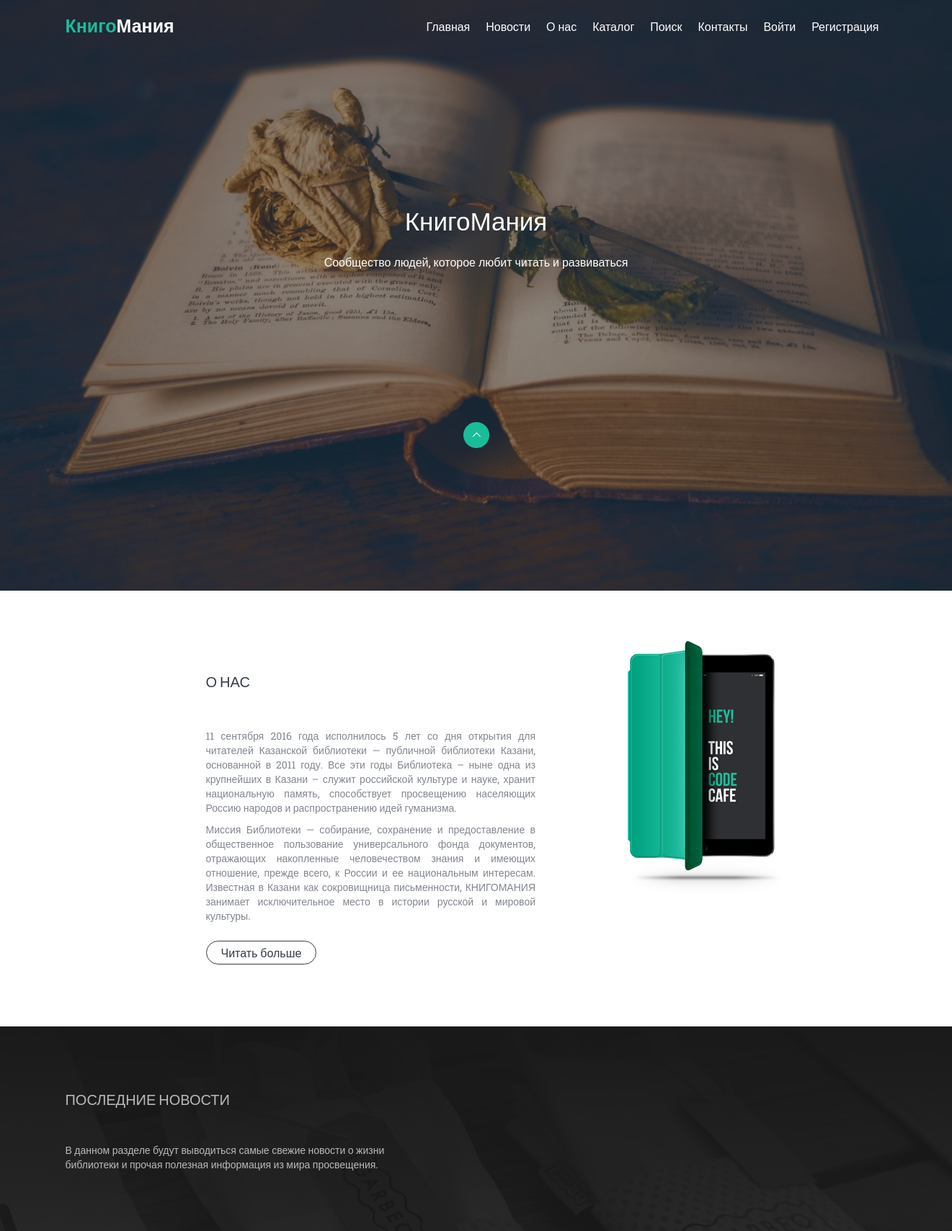
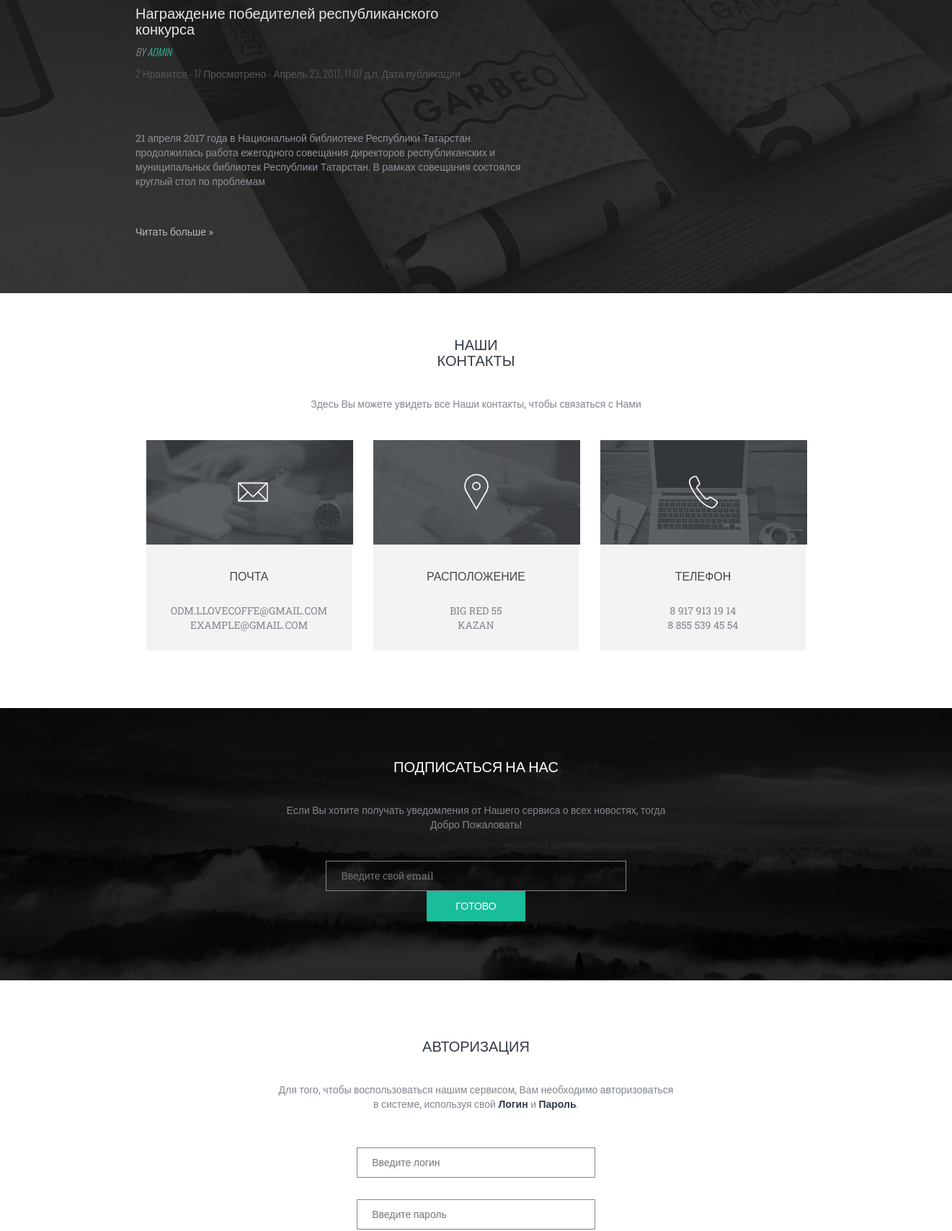
The page / (upper part) on the database its author committed (2 pictures, top to bottom).
### news/models.py (models this page shows, shortened)
class News(models.Model):
    title = models.CharField(max_length=50, verbose_name='Название')
    description = models.CharField(max_length=250, verbose_name='Описание')
    body = models.TextField(verbose_name='Содержание')
    publication_date = models.DateTimeField(default=timezone.now, verbose_name='Дата публикации')
    like = models.IntegerField(verbose_name='Нравиться', default=0)
    viewing = models.IntegerField(verbose_name='Просмотрено', default=0)
    status = models.CharField(max_length=1, choices=STATUS_CHOICES, verbose_name='Статус')
    author = models.ForeignKey(settings.AUTH_USER_MODEL, default=1, verbose_name='Автор')
    list_users_like = models.ManyToManyField(User, verbose_name='Список пользователей, которым нравится новость', related_name='%(class)s_list_users_like', null=True, blank=True)
    class Meta:
        verbose_name = 'Новости'
        verbose_name_plural = 'Новости'

### library/views.py (the view)
# urls.py: url(r'^$', home_page, name='home'),
def home_page(request, title='Library'):
    books = Book.objects.all()
    genre = Genre.objects.all()
    context = Context({
        'title': title,
        'user': request.user,
        'genre': genre,
        'books': books,
    })
    try:
        news = News.objects.filter(status='p')
        try:
            news_late = news[0]
        except IndexError:
            context['news'] = News.objects.get(status='p')
            return render(request, 'index.html', context)
        for news_item in news:
            if news_late.publication_date < news_item.publication_date:
                news_late = news_item
        context['news'] = news_late
    except News.DoesNotExist:
        context['news'] = None
    return render(request, 'index.html', context)

### templates/index.html (shortened to what this page needs)
{%extends 'base.html'%}
{%load static%}
{%block content%}
    <section class="services container mt70">
        <div class="row">
            <div class="col-md-5 col-md-offset-2">
                <h3>О НАС</h3>
                <p> 11 сентября 2016 года исполнилось 5 лет со дня открытия для читателей Казанской библиотеки — публичной библиотеки Казани, основанной в 2011 году. Все эти годы Библиотека – ныне одна из крупнейших в Казани – служит российской культуре и науке, хранит национальную память, способствует просвещению населяющих Россию народов и распространению идей гуманизма.</p>
                <p> Миссия Библиотеки — собирание, сохранение и предоставление в общественное пользование универсального фонда документов, отражающих накопленные человечеством знания и имеющих отношение, прежде всего, к России и ее национальным интересам. Известная в Казани как сокровищница письменности, КНИГОМАНИЯ занимает исключительное место в истории русской и мировой культуры.</p>
                <div class="row mt30">
                    <div class="col-md-5">
                        <p class="more"><a href="#about_more">Читать больше</a></p>
                    </div>
                </div>
            </div>
            <div class="col-md-4 col-md-offset-1">
                <img src="{%static "img/ipad.png"%}" alt="book" id="ipad">
            </div>
        </div>
    </section>
    {%if news is not None%}
    <section class="news mt80">
        <div class="container">
            <div class="row">
                <div class="col-md-3 mt70">
                    <h3>ПОСЛЕДНИЕ НОВОСТИ</h3>
                </div>
            </div>
            <div class="row">
                <div class="col-md-5 mt40 block-text">
                    <p>В данном разделе будут выводиться самые свежие новости о жизни библиотеки и прочая полезная информация из мира просвещения.</p>
                </div>
            </div>
            <div class="row">
                <div class="col-md-5 col-md-offset-1 mt70 block-header-text">
                    <h4>{{news.title}}</h4>
                    <p class="italic">BY <span>{{news.author}}</span></p>
                    <p>{{news.like}} Нравится - {{news.viewing}} Просмотрено - {{news.publication_date}} Дата публикации</p>
                </div>
            </div>
            <div class="row">
                <div class="col-md-6 col-md-offset-1 mt60">
                    <p>{{news.description}}</p>
                </div>
            </div>
            <div class="row">
                <div class="col-md-3 col-md-offset-1 mt40">
                    <p class="more"><a href="/news/{{news.id}}/#news-more">Читать больше &raquo;</a></p>
                </div>
            </div>
        </div>
    </section>
    {%endif%}
    <section class="contact">
        <div class="container">
            <div class="row block-header-text">
                <div class="col-md-2 col-md-offset-5 mt40">
                    <h2>НАШИ КОНТАКТЫ</h2>
                </div>
                <div class="col-md-6 col-md-offset-3 mt30">
                    <p>Здесь Вы можете увидеть все Наши контакты, чтобы связаться с Нами</p>
                </div>
            </div>
            <div class="row">
                <div class="col-md-10 col-md-offset-1 mt30">
                    <div class="col-md-4 block-content">
                        <img src="{%static "img/email.png"%}" alt="email" id="email">
                        <div class="block-main-text">
                            <h3>ПОЧТА</h3>
                            <p>odm.llovecoffe@gmail.com <br> example@gmail.com</p>
                        </div>
                    </div>
                    <div class="col-md-4 block-content">
                        <img src="{%static "img/locale.png"%}" alt="locale" id="locale">
                        <div class="block-main-text">
                            <h3>РАСПОЛОЖЕНИЕ</h3>
                            <p>Big Red 55 <br> Kazan</p>
                        </div>
                    </div>
                    <div class="col-md-4 block-content">
                        <img src="{%static "img/phone.png"%}" alt="phone" id="phone">
                        <div class="block-main-text">
                            <h3>ТЕЛЕФОН</h3>
                            <p>8 917 913 19 14 <br> 8 855 539 45 54</p>
                        </div>
                    </div>
                </div>
            </div>
        </div>
    </section>
    <section class="subscribe mt80">
        <div class="container">
            <div class="row mt50">
                <div class="col-md-4 col-md-offset-4">
                    <h2>ПОДПИСАТЬСЯ НА НАС</h2>
                </div>
            </div>
            <div class="row mt30">
                <div class="col-md-6 col-md-offset-3">
                    <p>Если Вы хотите получать уведомления от Нашего сервиса о всех новостях, тогда Добро Пожаловать!</p>
                </div>
            </div>
            <div class="row mt30">
                <div class="col-md-6 col-md-offset-3">
                    <form action="#">
                        <input type="email" placeholder="Введите свой email" class="input">
                        <input type="submit" class="send" value="ГОТОВО">
                    </form>
                </div>
            </div>
        </div>
    </section>
    {%if not user.is_authenticated%}
    <section class="log-in">
        <div class="container">
            <div class="row mt60">
                <div class="col-md-4 col-md-offset-4">
                    <h3>АВТОРИЗАЦИЯ</h3>
                </div>
                <div class="col-md-6 col-md-offset-3">
                    <p>Для того, чтобы воспользоваться нашим сервисом, Вам необходимо авторизоваться в системе, используя свой <span>Логин</span> и <span>Пароль</span>.</p>
                </div>
            </div>
            <div class="row mb60">
                <div class="col-md-10 col-md-offset-1">
                    <form action="/log_in/" method="POST">
                        <input type="text" placeholder="Введите логин" class="input" id="username" name="username"><br>
                        <input type="password" placeholder="Введите пароль" class="input mt30" id="password" name="password"><br>
                        <input type="submit" value="ВОЙТИ" class="send mt30"><br>
                    </form>
                </div>
            </div>
        </div>
    </section>
    {%endif%}
{%endblock%}

### templates/base.html (shortened to what this page needs)
{%load static%}
<!DOCTYPE html>
<html lang="ru">
<head>
    <link rel="stylesheet" href="{%static "css/bootstrap.min.css"%}">
    <link rel="stylesheet" href="{%static "css/style.css"%}">
</head>
<body>
    <header class="main-header">
        <div class="shadow-header">
        <div class="container">
            <div class="row">
                <div class="col-md-3 logo">
                    <a href="#"><h1><span>Книго</span>Мания</h1></a>
                </div>
                <nav class="col-md-9 nav mt20">
                    <ul>
                        <li><a href="/">Главная</a></li>
                        <li><a href="/#news">Новости</a></li>
                        <li><a href="/#about">О нас</a></li>
                        <li><a href="/#catalog">Каталог</a></li>
                        <li><a href="/search/">Поиск</a></li>
                        <li><a href="/#contact">Контакты</a></li>
                        {%if user.is_authenticated%}
                        <li><a href="/log_out/">Выйти</a></li>
                        {%if user.is_superuser%}
                        <li><a href="/admin/">Админка</a></li>
                        {%endif%}
                        {%else%}
                        <li><a href="/#log-in">Войти</a></li>
                        <li><a href="/register/">Регистрация</a></li>
                        {%endif%}
                    </ul>
                </nav>
            </div>
            <div class="row block-text">
                <div class="row">
                    <div class="col-md-4 col-md-offset-4 mt200">
                        <h2>КнигоМания</h2>
                    </div>
                </div>
                <div class="row">
                    <div class="col-md-6 col-md-offset-3 mt20">
                        <p>Сообщество людей, которое любит читать и развиваться</p>
                    </div>
                </div>
            </div>
            <div class="row mt200 down">
                <div class="col-md-2 col-md-offset-5">
                    <img src="{%static "img/up.png"%}" alt="button" id="button">
                </div>
            </div>
        </div>
        </div>
    </header>
    {%block content%}
    {%endblock%}
</body>
</html>

### templates/catalog.html (shortened to what this page needs)
{%load static%}

### static/css/style.css (style rules this page uses)
.mt200 { margin-top: 200px; }
.mt80 { margin-top: 80px; }
.mt70 { margin-top: 70px; }
.mt60 { margin-top: 60px; }
.mt50 { margin-top: 50px; }
.mt40 { margin-top: 40px; }
.mt30 { margin-top: 30px; }
.mt20 { margin-top: 20px; }
.mb60 { margin-bottom: 60px; }
html { overflow-x: hidden; }
body { font-family: 'Roboto Slab', 'Oswald', sans-serif; font-size: 14px; background-color: #fff; }
h1, h2, h3, h4 { font-family: 'Oswald', sans-serif; }
li { list-style: none; }
a:link, a:hover, a:active, a:visited { color: #fff; text-decoration: none; }
.main-header { background-image: url(../img/header.jpg); background-size: cover; height: 820px; color: #fff; }
.shadow-header { height: 820px; background-image: url(../img/shadow-header.png); background-size: cover; }
.main-header .logo span { color: #19bd9a; }
.main-header .logo h1 { font-weight: 900; font-size: 1.785em; }
.main-header .nav ul { float: right; }
.main-header .nav ul li { float: left; padding: 5px 10px; font-size: 1.142em; border: 1px solid transparent; transition: all 0.2s linear; }
.main-header .block-text { text-align: center; }
.main-header .block-text h2 { font-size: 2.5em; font-weight: 300; }
.main-header .block-text p { font-size: 1.142em; }
.main-header .down { text-align: center; }
.main-header #button { cursor: pointer; }
.news { background-image: url(../img/news-bg.png), url(../img/news-bg-color.png); height: 691px; background-size: cover; color: #81868e; opacity: 0.9; }
.news h3 { color: #b2b3b3; font-size: 1.428em; font-weight: 300; }
.news .block-text p { color: #b2b3b3; }
.news h4 { color: #e1e4e9; font-family: 'Roboto Slab', sans-serif; font-size: 1.428em; }
.news .block-header-text p { font-family: 'Oswald', sans-serif; font-weight: 300; color: #464646; }
.news .block-header-text p.italic { font-style: italic; color: #81868e; }
.news .block-header-text span { color: #19bd9a; text-transform: uppercase; }
.news .more a { color: #b2b3b3; transition: all 0.2s linear; }
.contact .block-header-text { text-align: center; }
.contact .block-header-text h2 { color: #333b46; font-weight: 300; font-size: 1.428em; }
.contact .block-header-text p { color: #81868e; }
.contact .block-main-text { text-align: center; padding: 15px; background-color: #F3F3F3; }
.contact .block-main-text h3 { font-family: 'Roboto Slab', sans-serif; font-size: 1.142em; color: #464646; }
.contact .block-main-text p { padding-top: 20px; color: #81868e; text-transform: uppercase; }
#email, #locale, #phone { opacity: 0.9; }
.subscribe { background-image: url(../img/subscribe.png); background-size: cover; height: 378px; text-align: center; }
.subscribe h2 { font-size: 1.428em; font-weight: 300; color: #fff; }
.subscribe p { color: #81868e; }
.subscribe .input { background: transparent; border: 1px solid #81868E; padding: 10px 20px; color: #cfd3d4; width: 75%; outline: none; }
.subscribe .send { padding: 11px 40px; background-color: #19bd9a; color: #fff; border: none; }
.services h3 { padding: 25px 0 45px 0; font-size: 1.428em; font-weight: 300; color: #333b46; }
.services p { color: #81868e; text-align: justify; }
.services .more a { padding: 5px 20px 5px 20px; border: 1px solid #333b46; border-radius: 20px; font-size: 1.142em; color: #333b46; transition: all 0.2s linear; }
.log-in { background-color: #fff; text-align: center; }
.log-in h3 { font-size: 1.428em; font-weight: 300; color: #333b46; margin-bottom: 40px; }
.log-in p { color: #81868e; margin-bottom: 50px; }
.log-in span { color: #333b46; font-weight: bold; }
.log-in .input { background: transparent; border: 1px solid #81868E; padding: 10px 20px; color: #cfd3d4; width: 35%; outline: none; }

### rows shown on the page
News: title "Награждение победителей республиканского конкурса", author "ADMIN", like "2", viewing "17", publication_date "Апрель 23, 2017, 11:07 д.п.", description "21 апреля 2017 года в Национальной библиотеке Республики Татарстан продолжилась работа ежегодного совещания директоров республиканских и муниципальных библиотек Республики Татарстан. В рамках совещания состоялся круглый стол по проблемам"
